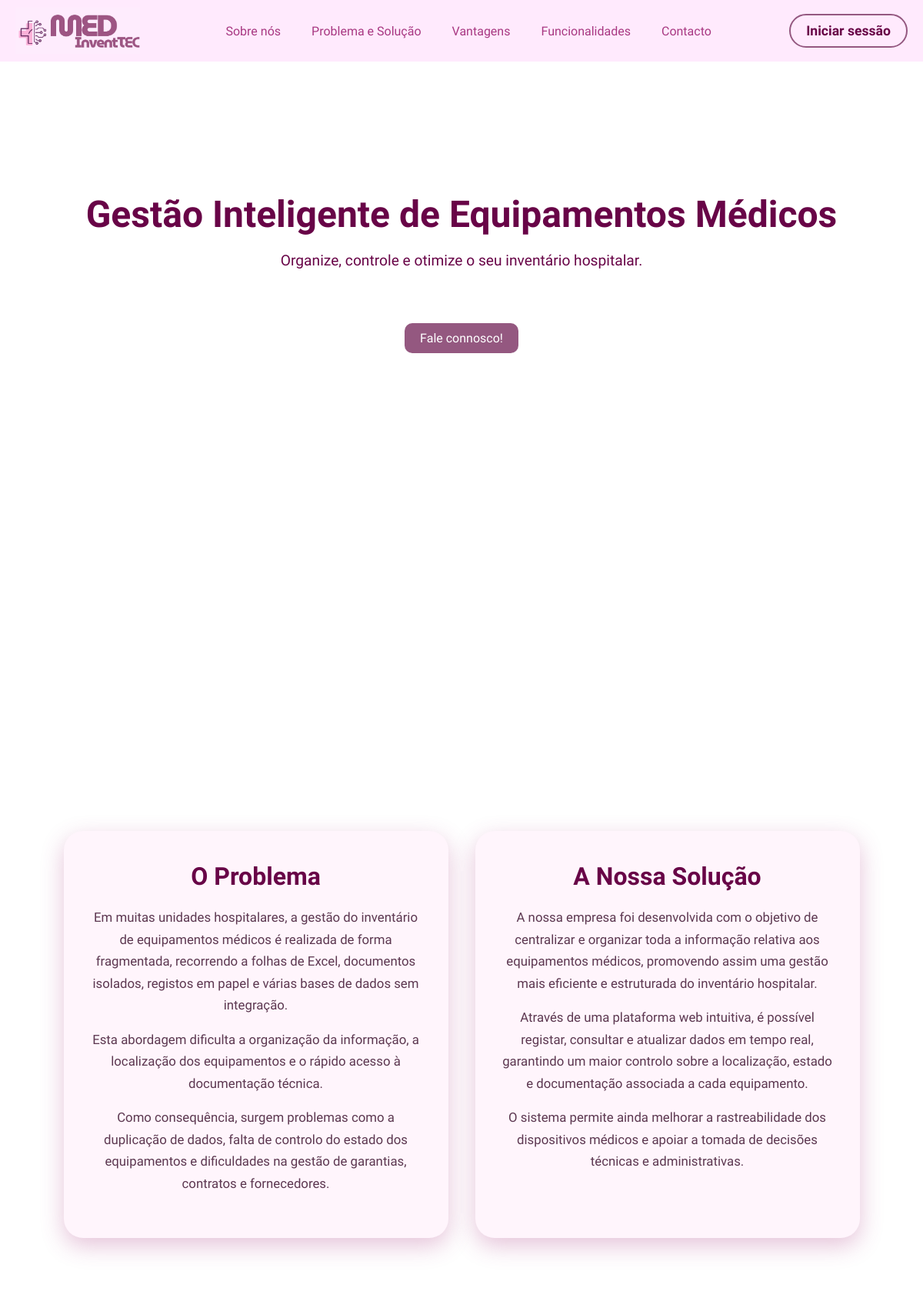
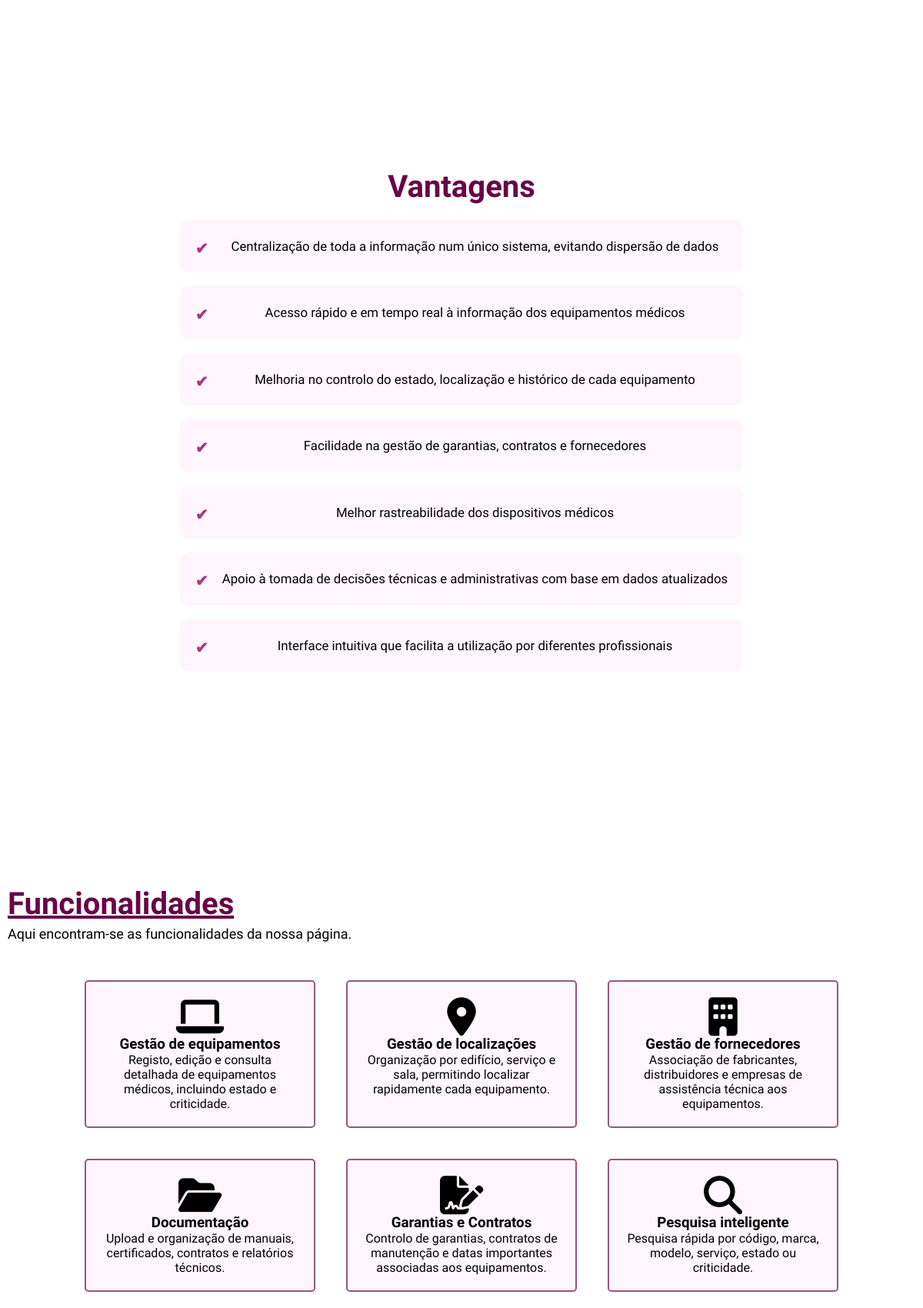
The app's page /MEDInvenTEC/public/index.php (upper part) with its own data (2 pictures, top to bottom).
### tables this page shows
CREATE TABLE `gestao_sobre_nos` (
  `id` int PRIMARY KEY AUTO_INCREMENT,
  `menu_sobre_nos` varchar(100),
  `titulo` varchar(255),
  `conteudo` text,
  `texto_botao` varchar(100),
  `data_criacao` datetime,
  `data_ultima_alteracao` datetime
);

CREATE TABLE `gestao_problema_solucao` (
  `id` int PRIMARY KEY AUTO_INCREMENT,
  `menu_problema_solucao` varchar(100),
  `titulo1` varchar(255),
  `paragrafo1` text,
  `paragrafo2` text,
  `paragrafo3` text,
  `titulo2` varchar(255),
  `paragrafo1_vant` text,
  `paragrafo2_vant` text,
  `paragrafo3_vant` text,
  `data_criacao` datetime,
  `data_ultima_alteracao` datetime
);

CREATE TABLE `gestao_vantagens` (
  `id` int PRIMARY KEY AUTO_INCREMENT,
  `menu_vantagens` varchar(100),
  `titulo` varchar(255),
  `data_criacao` datetime,
  `data_ultima_alteracao` datetime
);

CREATE TABLE `gestao_funcionalidades` (
  `id` int PRIMARY KEY AUTO_INCREMENT,
  `menu_funcionalidades` varchar(100),
  `titulo` varchar(255),
  `texto_introdutorio` text,
  `data_criacao` datetime,
  `data_ultima_alteracao` datetime
);

CREATE TABLE `gestao_contacto` (
  `id` int PRIMARY KEY AUTO_INCREMENT,
  `menu_contacto` varchar(100),
  `titulo` varchar(255),
  `texto_introdutorio` text,
  `etiqueta1` varchar(100),
  `etiqueta2` varchar(100),
  `etiqueta3` varchar(100),
  `texto_botao` varchar(100),
  `data_criacao` datetime,
  `data_ultima_alteracao` datetime
);

CREATE TABLE `vantagens` (
  `id` int PRIMARY KEY AUTO_INCREMENT,
  `gestao_vantagens_id` int NOT NULL,
  `vantagem` text
);

CREATE TABLE `funcionalidades` (
  `id` int PRIMARY KEY AUTO_INCREMENT,
  `gestao_funcionalidades_id` int NOT NULL,
  `icone` varchar(100),
  `titulo_funcionalidade` varchar(255),
  `descricao` text
);

### MEDInvenTEC/public/index.php (the view, shortened to what this page needs)
<?php
try {
    $ligacao = new PDO(
        "mysql:host=" . MYSQL_HOST . ";port=" . MYSQL_PORT . ";dbname=" . MYSQL_DATABASE . ";charset=utf8",
        MYSQL_USERNAME,
        MYSQL_PASSWORD
    );
    $ligacao->setAttribute(PDO::ATTR_ERRMODE, PDO::ERRMODE_EXCEPTION);
    $sobreNos        = $ligacao->query("SELECT * FROM gestao_sobre_nos WHERE id=1")->fetch(PDO::FETCH_OBJ);
    $problemaSolucao = $ligacao->query("SELECT * FROM gestao_problema_solucao WHERE id=1")->fetch(PDO::FETCH_OBJ);
    $vantagens_hdr   = $ligacao->query("SELECT * FROM gestao_vantagens WHERE id=1")->fetch(PDO::FETCH_OBJ);
    $vantagens       = $ligacao->query("SELECT * FROM vantagens WHERE gestao_vantagens_id=1")->fetchAll(PDO::FETCH_OBJ);
    $func_hdr        = $ligacao->query("SELECT * FROM gestao_funcionalidades WHERE id=1")->fetch(PDO::FETCH_OBJ);
    $funcionalidades = $ligacao->query("SELECT * FROM funcionalidades WHERE gestao_funcionalidades_id=1")->fetchAll(PDO::FETCH_OBJ);
    $contacto        = $ligacao->query("SELECT * FROM gestao_contacto WHERE id=1")->fetch(PDO::FETCH_OBJ);
} catch (PDOException $e) {
    $sobreNos = $problemaSolucao = $vantagens_hdr = $func_hdr = $contacto = $rodape = null;
    $vantagens = $funcionalidades = [];
}
?>
<!DOCTYPE html>
<html lang="pt">
    <head>
        <link rel="stylesheet" href="../assets/fontawesome/all.min.css">
        <link rel="stylesheet" href="../assets/css/1240811.css">
    </head>
    <body>
        <nav class="bng-navbar">
            <div class="logo-container">
                <img src="../assets/img/Imagem 5.png" alt="Logo da empresa">
            </div>
            <div class="container-navegacao">
                <a href="#sobre-nos"><?= htmlspecialchars($sobreNos->menu_sobre_nos ?? 'Sobre nós') ?></a>
                <a href="#problema-solucao"><?= htmlspecialchars($problemaSolucao->menu_problema_solucao ?? 'Problema e Solução') ?></a>
                <a href="#vantagens"><?= htmlspecialchars($vantagens_hdr->menu_vantagens ?? 'Vantagens') ?></a>
                <a href="#funcionalidades"><?= htmlspecialchars($func_hdr->menu_funcionalidades ?? 'Funcionalidades') ?></a>
                <a href="#contacto"><?= htmlspecialchars($contacto->menu_contacto ?? 'Contacto') ?></a>
            </div>
            <div class="nav-cliente">
                <a href="login.php" target="_blank">Iniciar sessão</a>
            </div>
        </nav>
        <section class="container-texto-generico" id="sobre-nos">
            <div class="sobre-nos-content">
                <h1><?= htmlspecialchars($sobreNos->titulo ?? 'Gestão Inteligente de Equipamentos Médicos') ?></h1>
                <p><?= htmlspecialchars($sobreNos->conteudo ?? '') ?></p>
                <a href="#contacto" class="button"><?= htmlspecialchars($sobreNos->texto_botao ?? 'Fale connosco!') ?></a>
            </div>
        </section>
        <section class="container-texto-generico" id="problema-solucao">
            <div class="problema-solucao-content">
                <h2><?= htmlspecialchars($problemaSolucao->titulo1 ?? 'O Problema') ?></h2>
                <p><?= htmlspecialchars($problemaSolucao->paragrafo1 ?? '') ?></p>
                <p><?= htmlspecialchars($problemaSolucao->paragrafo2 ?? '') ?></p>
                <p><?= htmlspecialchars($problemaSolucao->paragrafo3 ?? '') ?></p>
            </div>
            <div class="problema-solucao-content">
                <h2><?= htmlspecialchars($problemaSolucao->titulo2 ?? 'A Nossa Solução') ?></h2>
                <p><?= htmlspecialchars($problemaSolucao->paragrafo1_vant ?? '') ?></p>
                <p><?= htmlspecialchars($problemaSolucao->paragrafo2_vant ?? '') ?></p>
                <p><?= htmlspecialchars($problemaSolucao->paragrafo3_vant ?? '') ?></p>
            </div>
        </section>
        <section class="container-texto-generico" id="vantagens">
            <div class="vantagens-content">
                <h2><?= htmlspecialchars($vantagens_hdr->titulo ?? 'Vantagens') ?></h2>
                <ul>
                    <?php foreach ($vantagens as $v): ?>
                    <li><?= htmlspecialchars($v->vantagem) ?></li>
                    <?php endforeach; ?>
                </ul>
            </div>
        </section>
        <section id="funcionalidades">
            <h2><?= htmlspecialchars($func_hdr->titulo ?? 'Funcionalidades') ?></h2>
            <p><?= htmlspecialchars($func_hdr->texto_introdutorio ?? '') ?></p>
            <div class="funcionalidades-container">
                <?php foreach ($funcionalidades as $f): ?>
                <div class="funcionalidades-content">
                    <i class="<?= htmlspecialchars($f->icone) ?>"></i>
                    <h3><?= htmlspecialchars($f->titulo_funcionalidade) ?></h3>
                    <p><?= htmlspecialchars($f->descricao) ?></p>
                </div>
                <?php endforeach; ?>
            </div>
        </section>
    </body>
</html>

### records on screen
gestao_sobre_nos: menu_sobre_nos "Sobre nós", titulo "Gestão Inteligente de Equipamentos Médicos", conteudo "Organize, controle e otimize o seu inventário hospitalar.", texto_botao "Fale connosco!"
gestao_problema_solucao: menu_problema_solucao "Problema e Solução", titulo1 "O Problema", paragrafo1 "Em muitas unidades hospitalares, a gestão do inventário de equipamentos médicos é realizada de forma fragmentada, recorrendo a folhas de Excel, documentos isolados, registos em papel e várias bases de dados sem integração.", paragrafo2 "Esta abordagem dificulta a organização da informação, a localização dos equipamentos e o rápido acesso à documentação técnica.", paragrafo3 "Como consequência, surgem problemas como a duplicação de dados, falta de controlo do estado dos equipamentos e dificuldades na gestão de garantias, contratos e fornecedores.", titulo2 "A Nossa Solução", paragrafo1_vant "A nossa empresa foi desenvolvida com o objetivo de centralizar e organizar toda a informação relativa aos equipamentos médicos, promovendo assim uma gestão mais eficiente e estruturada do inventário hospitalar.", paragrafo2_vant "Através de uma plataforma web intuitiva, é possível registar, consultar e atualizar dados em tempo real, garantindo um maior controlo sobre a localização, estado e documentação associada a cada equipamento.", paragrafo3_vant "O sistema permite ainda melhorar a rastreabilidade dos dispositivos médicos e apoiar a tomada de decisões técnicas e administrativas."
gestao_vantagens: menu_vantagens "Vantagens", titulo "Vantagens"
gestao_funcionalidades: menu_funcionalidades "Funcionalidades", titulo "Funcionalidades", texto_introdutorio "Aqui encontram-se as funcionalidades da nossa página."
gestao_contacto: menu_contacto "Contacto"
vantagens: vantagem "Centralização de toda a informação num único sistema, evitando dispersão de dados"
vantagens: vantagem "Acesso rápido e em tempo real à informação dos equipamentos médicos"
vantagens: vantagem "Melhoria no controlo do estado, localização e histórico de cada equipamento"
vantagens: vantagem "Facilidade na gestão de garantias, contratos e fornecedores"
vantagens: vantagem "Melhor rastreabilidade dos dispositivos médicos"
vantagens: vantagem "Apoio à tomada de decisões técnicas e administrativas com base em dados atualizados"
vantagens: vantagem "Interface intuitiva que facilita a utilização por diferentes profissionais"
funcionalidades: titulo_funcionalidade "Gestão de equipamentos", descricao "Registo, edição e consulta detalhada de equipamentos médicos, incluindo estado e criticidade."
funcionalidades: titulo_funcionalidade "Gestão de localizações", descricao "Organização por edifício, serviço e sala, permitindo localizar rapidamente cada equipamento."
funcionalidades: titulo_funcionalidade "Gestão de fornecedores", descricao "Associação de fabricantes, distribuidores e empresas de assistência técnica aos equipamentos."
funcionalidades: titulo_funcionalidade "Documentação", descricao "Upload e organização de manuais, certificados, contratos e relatórios técnicos."
funcionalidades: titulo_funcionalidade "Garantias e Contratos", descricao "Controlo de garantias, contratos de manutenção e datas importantes associadas aos equipamentos."
funcionalidades: titulo_funcionalidade "Pesquisa inteligente", descricao "Pesquisa rápida por código, marca, modelo, serviço, estado ou criticidade."
